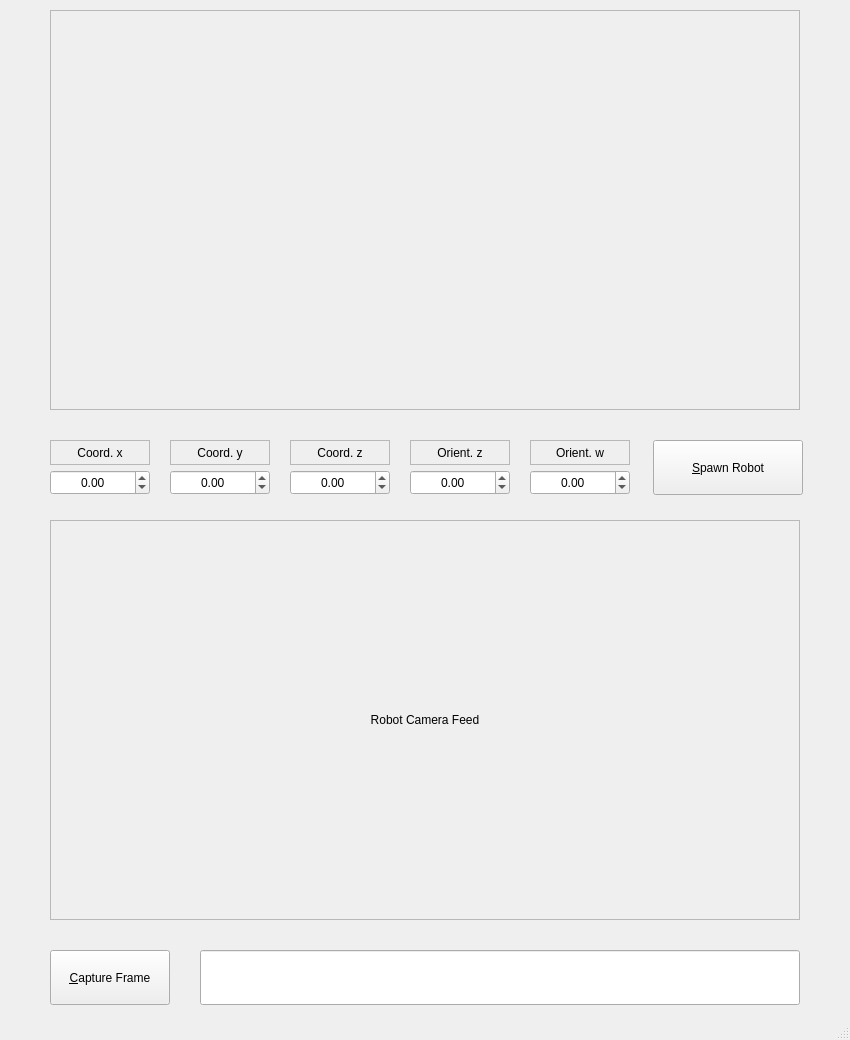
<?xml version="1.0" encoding="UTF-8"?>
<ui version="4.0">
 <class>SpawnCapture</class>
 <widget class="QMainWindow" name="SpawnCapture">
  <property name="geometry">
   <rect>
    <x>0</x>
    <y>0</y>
    <width>850</width>
    <height>1040</height>
   </rect>
  </property>
  <property name="windowTitle">
   <string>Robot Spawner Frame Capture App (RSFC)</string>
  </property>
  <property name="animated">
   <bool>true</bool>
  </property>
  <property name="tabShape">
   <enum>QTabWidget::Rounded</enum>
  </property>
  <widget class="QWidget" name="centralwidget">
   <widget class="QPushButton" name="spawn_button">
    <property name="geometry">
     <rect>
      <x>653</x>
      <y>440</y>
      <width>150</width>
      <height>55</height>
     </rect>
    </property>
    <property name="cursor">
     <cursorShape>PointingHandCursor</cursorShape>
    </property>
    <property name="text">
     <string>&amp;Spawn Robot</string>
    </property>
   </widget>
   <widget class="QPushButton" name="capture_button">
    <property name="geometry">
     <rect>
      <x>50</x>
      <y>950</y>
      <width>120</width>
      <height>55</height>
     </rect>
    </property>
    <property name="cursor">
     <cursorShape>PointingHandCursor</cursorShape>
    </property>
    <property name="text">
     <string>&amp;Capture Frame</string>
    </property>
   </widget>
   <widget class="QDoubleSpinBox" name="coordinate_x">
    <property name="geometry">
     <rect>
      <x>50</x>
      <y>470</y>
      <width>100</width>
      <height>25</height>
     </rect>
    </property>
    <property name="cursor">
     <cursorShape>IBeamCursor</cursorShape>
    </property>
    <property name="alignment">
     <set>Qt::AlignCenter</set>
    </property>
    <property name="decimals">
     <number>2</number>
    </property>
    <property name="minimum">
     <double>-99.989999999999995</double>
    </property>
    <property name="singleStep">
     <double>0.500000000000000</double>
    </property>
   </widget>
   <widget class="QDoubleSpinBox" name="coordinate_y">
    <property name="geometry">
     <rect>
      <x>170</x>
      <y>470</y>
      <width>100</width>
      <height>25</height>
     </rect>
    </property>
    <property name="cursor">
     <cursorShape>IBeamCursor</cursorShape>
    </property>
    <property name="alignment">
     <set>Qt::AlignCenter</set>
    </property>
    <property name="decimals">
     <number>2</number>
    </property>
    <property name="minimum">
     <double>-99.989999999999995</double>
    </property>
    <property name="singleStep">
     <double>0.500000000000000</double>
    </property>
   </widget>
   <widget class="QDoubleSpinBox" name="coordinate_z">
    <property name="geometry">
     <rect>
      <x>290</x>
      <y>470</y>
      <width>100</width>
      <height>25</height>
     </rect>
    </property>
    <property name="cursor">
     <cursorShape>IBeamCursor</cursorShape>
    </property>
    <property name="alignment">
     <set>Qt::AlignCenter</set>
    </property>
    <property name="decimals">
     <number>2</number>
    </property>
    <property name="minimum">
     <double>-99.989999999999995</double>
    </property>
    <property name="singleStep">
     <double>0.500000000000000</double>
    </property>
   </widget>
   <widget class="QDoubleSpinBox" name="orientation_w">
    <property name="geometry">
     <rect>
      <x>530</x>
      <y>470</y>
      <width>100</width>
      <height>25</height>
     </rect>
    </property>
    <property name="cursor">
     <cursorShape>IBeamCursor</cursorShape>
    </property>
    <property name="alignment">
     <set>Qt::AlignCenter</set>
    </property>
    <property name="decimals">
     <number>2</number>
    </property>
    <property name="minimum">
     <double>-99.989999999999995</double>
    </property>
    <property name="singleStep">
     <double>0.500000000000000</double>
    </property>
    <property name="value">
     <double>0.000000000000000</double>
    </property>
   </widget>
   <widget class="QDoubleSpinBox" name="orientation_z">
    <property name="geometry">
     <rect>
      <x>410</x>
      <y>470</y>
      <width>100</width>
      <height>25</height>
     </rect>
    </property>
    <property name="cursor">
     <cursorShape>IBeamCursor</cursorShape>
    </property>
    <property name="alignment">
     <set>Qt::AlignCenter</set>
    </property>
    <property name="decimals">
     <number>2</number>
    </property>
    <property name="minimum">
     <double>-99.989999999999995</double>
    </property>
    <property name="singleStep">
     <double>0.500000000000000</double>
    </property>
   </widget>
   <widget class="QLabel" name="coordinate_y_label">
    <property name="geometry">
     <rect>
      <x>170</x>
      <y>440</y>
      <width>100</width>
      <height>25</height>
     </rect>
    </property>
    <property name="frameShape">
     <enum>QFrame::StyledPanel</enum>
    </property>
    <property name="text">
     <string>Coord. y</string>
    </property>
    <property name="alignment">
     <set>Qt::AlignCenter</set>
    </property>
   </widget>
   <widget class="QLabel" name="coordinate_z_label">
    <property name="geometry">
     <rect>
      <x>290</x>
      <y>440</y>
      <width>100</width>
      <height>25</height>
     </rect>
    </property>
    <property name="frameShape">
     <enum>QFrame::StyledPanel</enum>
    </property>
    <property name="text">
     <string>Coord. z</string>
    </property>
    <property name="alignment">
     <set>Qt::AlignCenter</set>
    </property>
   </widget>
   <widget class="QLabel" name="orientation_z_label">
    <property name="geometry">
     <rect>
      <x>410</x>
      <y>440</y>
      <width>100</width>
      <height>25</height>
     </rect>
    </property>
    <property name="frameShape">
     <enum>QFrame::StyledPanel</enum>
    </property>
    <property name="text">
     <string>Orient. z</string>
    </property>
    <property name="alignment">
     <set>Qt::AlignCenter</set>
    </property>
   </widget>
   <widget class="QLabel" name="orientation_w_label">
    <property name="geometry">
     <rect>
      <x>530</x>
      <y>440</y>
      <width>100</width>
      <height>25</height>
     </rect>
    </property>
    <property name="frameShape">
     <enum>QFrame::StyledPanel</enum>
    </property>
    <property name="text">
     <string>Orient. w</string>
    </property>
    <property name="alignment">
     <set>Qt::AlignCenter</set>
    </property>
   </widget>
   <widget class="QLabel" name="competition_surface_image">
    <property name="geometry">
     <rect>
      <x>50</x>
      <y>10</y>
      <width>750</width>
      <height>400</height>
     </rect>
    </property>
    <property name="cursor">
     <cursorShape>CrossCursor</cursorShape>
    </property>
    <property name="frameShape">
     <enum>QFrame::StyledPanel</enum>
    </property>
    <property name="text">
     <string/>
    </property>
    <property name="textFormat">
     <enum>Qt::PlainText</enum>
    </property>
    <property name="pixmap">
     <pixmap>competition_surface.png</pixmap>
    </property>
    <property name="scaledContents">
     <bool>true</bool>
    </property>
    <property name="alignment">
     <set>Qt::AlignCenter</set>
    </property>
   </widget>
   <widget class="QLabel" name="coordinate_x_label">
    <property name="geometry">
     <rect>
      <x>50</x>
      <y>440</y>
      <width>100</width>
      <height>25</height>
     </rect>
    </property>
    <property name="frameShape">
     <enum>QFrame::StyledPanel</enum>
    </property>
    <property name="text">
     <string>Coord. x</string>
    </property>
    <property name="textFormat">
     <enum>Qt::AutoText</enum>
    </property>
    <property name="scaledContents">
     <bool>false</bool>
    </property>
    <property name="alignment">
     <set>Qt::AlignCenter</set>
    </property>
   </widget>
   <widget class="QLabel" name="camera_feed">
    <property name="geometry">
     <rect>
      <x>50</x>
      <y>520</y>
      <width>750</width>
      <height>400</height>
     </rect>
    </property>
    <property name="cursor">
     <cursorShape>CrossCursor</cursorShape>
    </property>
    <property name="frameShape">
     <enum>QFrame::StyledPanel</enum>
    </property>
    <property name="text">
     <string>Robot Camera Feed</string>
    </property>
    <property name="textFormat">
     <enum>Qt::PlainText</enum>
    </property>
    <property name="scaledContents">
     <bool>true</bool>
    </property>
    <property name="alignment">
     <set>Qt::AlignCenter</set>
    </property>
   </widget>
   <widget class="QLineEdit" name="capture_frame_output">
    <property name="geometry">
     <rect>
      <x>200</x>
      <y>950</y>
      <width>600</width>
      <height>55</height>
     </rect>
    </property>
   </widget>
  </widget>
  <widget class="QStatusBar" name="statusbar"/>
 </widget>
 <resources/>
 <connections/>
</ui>
